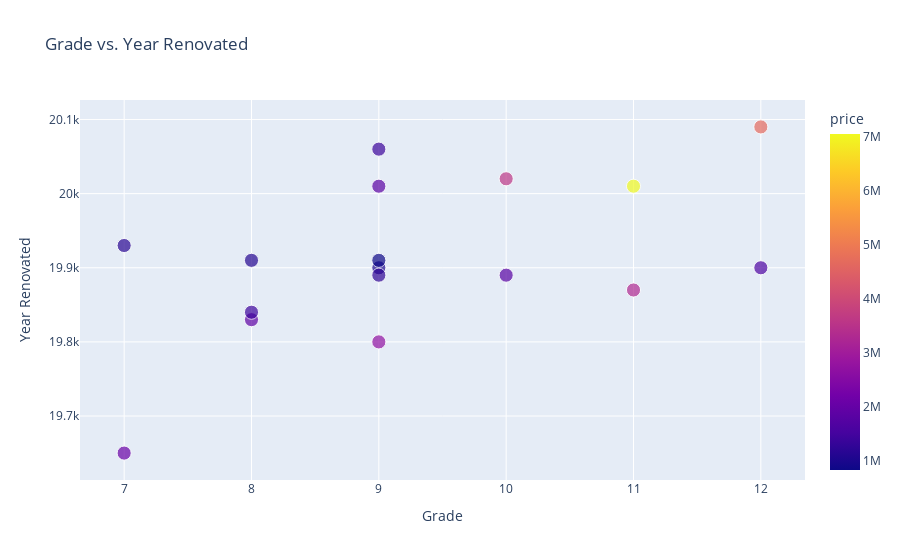

This figure's notebook cell:
### Code cell
fig = px.scatter(
    jennifer_filtered,
    x='grade',
    y='yr_renovated',
    color='price',           # Color shows price
    size=[10]*len(jennifer_filtered),  # Fixed bubble size (all bubbles size 10)
    hover_name='zipcode',
    hover_data=['bedrooms', 'sqft_living'],
    title='Grade vs. Year Renovated',
    size_max=10              # Maximum size (matches fixed size)
)

fig.update_layout(
    xaxis_title='Grade',
    yaxis_title='Year Renovated'
)

fig.show()

### Figure 1 — Plotly figure (JSON) as saved in the notebook; plotly's stock layout.template omitted (floating-point values rounded to 4 significant figures)
{"data": [{"customdata": [[3.0, 4380.0], [3.0, 5020.0], [5.0, 10040.0], [3.0, 3786.0], [3.0, 3230.0], [5.0, 2800.0], [4.0, 3190.0], [5.0, 3831.0], [5.0, 9640.0], [3.0, 2790.0], [6.0, 3020.0], [3.0, 4660.0], [3.0, 2990.0], [4.0, 3580.0], [3.0, 4220.0], [4.0, 3120.0], [3.0, 3130.0]], "hovertemplate": "<b>%{hovertext}</b><br><br>grade=%{x}<br>yr_renovated=%{y}<br>size=%{marker.size}<br>bedrooms=%{customdata[0]}<br>sqft_living=%{customdata[1]}<br>price=%{marker.color}<extra></extra>", "hovertext": [98170.0, 98140.0, 98000.0, 98070.0, 98020.0, 98080.0, 98180.0, 98040.0, 98040.0, 98010.0, 98140.0, 98170.0, 98200.0, 98120.0, 98010.0, 98200.0, 98010.0], "legendgroup": "", "marker": {"color": [995000.0, 3600000.0, 7060000.0, 1380000.0, 1150000.0, 1850000.0, 1100000.0, 2700000.0, 4670000.0, 1800000.0, 1900000.0, 1640000.0, 820000.0, 2050000.0, 3300000.0, 1230000.0, 1400000.0], "coloraxis": "coloraxis", "size": [10, 10, 10, 10, 10, 10, 10, 10, 10, 10, 10, 10, 10, 10, 10, 10, 10], "sizemode": "area", "sizeref": 0.1, "symbol": "circle"}, "mode": "markers", "name": "", "orientation": "v", "showlegend": false, "type": "scatter", "x": [9, 10, 11, 9, 7, 9, 8, 9, 12, 10, 8, 12, 9, 7, 11, 9, 8], "xaxis": "x", "y": [19900, 20020, 20010, 20060, 19930, 20010, 19910, 19800, 20090, 19890, 19830, 19900, 19910, 19650, 19870, 19890, 19840], "yaxis": "y"}], "layout": {"coloraxis": {"colorbar": {"title": {"text": "price"}}, "colorscale": [[0, "#0d0887"], [0.1111, "#46039f"], [0.2222, "#7201a8"], [0.3333, "#9c179e"], [0.4444, "#bd3786"], [0.5556, "#d8576b"], [0.6667, "#ed7953"], [0.7778, "#fb9f3a"], [0.8889, "#fdca26"], [1, "#f0f921"]]}, "legend": {"itemsizing": "constant", "tracegroupgap": 0}, "title": {"text": "Grade vs. Year Renovated"}, "xaxis": {"anchor": "y", "domain": [0, 1], "title": {"text": "Grade"}}, "yaxis": {"anchor": "x", "domain": [0, 1], "title": {"text": "Year Renovated"}}}}
